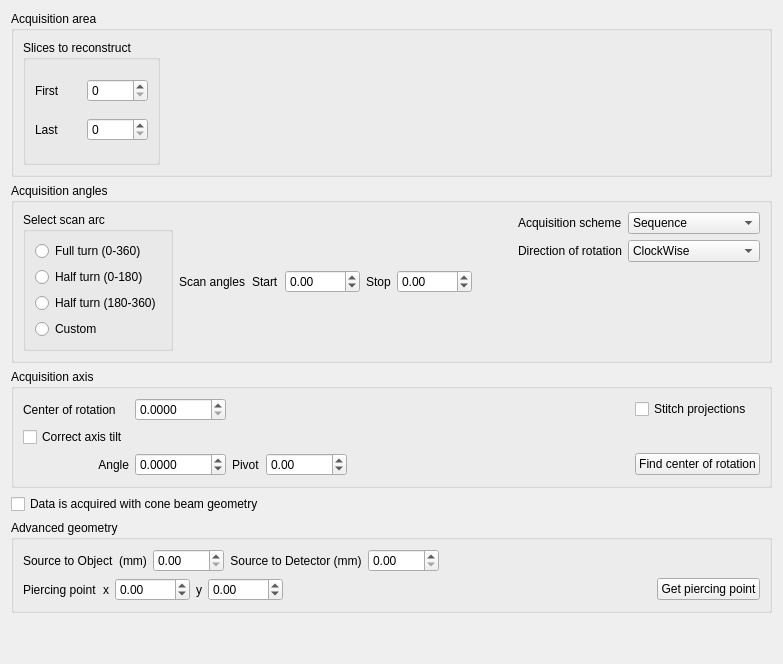
        <widget class="QWidget" name="tabProjInfo">
         <property name="toolTip">
          <string>Provide acquistion geometry for the reconstruction</string>
         </property>
         <attribute name="title">
          <string>Reconstruction geometry</string>
         </attribute>
         <layout class="QVBoxLayout" name="verticalLayout">
          <item>
           <widget class="QGroupBox" name="groupBox_AcquisitionArea">
            <property name="styleSheet">
             <string notr="true">QGroupBox#groupBox_AcquisitionArea {font: bold 1.75em}</string>
            </property>
            <property name="title">
             <string>Acquisition area</string>
            </property>
            <layout class="QVBoxLayout" name="verticalLayout_15">
             <item>
              <layout class="QHBoxLayout" name="horizontalLayout_2" stretch="0,0,0">
               <item>
                <widget class="QGroupBox" name="groupBox">
                 <property name="minimumSize">
                  <size>
                   <width>0</width>
                   <height>0</height>
                  </size>
                 </property>
                 <property name="toolTip">
                  <string>Selects first and last slice to reconstruct. Coordinates are absolute to the image.</string>
                 </property>
                 <property name="title">
                  <string>Slices to reconstruct</string>
                 </property>
                 <layout class="QGridLayout" name="gridLayout_4">
                  <item row="0" column="0">
                   <widget class="QLabel" name="label_50">
                    <property name="text">
                     <string>First</string>
                    </property>
                   </widget>
                  </item>
                  <item row="0" column="1">
                   <widget class="QSpinBox" name="spinSlicesFirst">
                    <property name="toolTip">
                     <string>This is the first slice to reconstruct</string>
                    </property>
                    <property name="maximum">
                     <number>10000</number>
                    </property>
                   </widget>
                  </item>
                  <item row="1" column="0">
                   <widget class="QLabel" name="label_51">
                    <property name="text">
                     <string>Last</string>
                    </property>
                   </widget>
                  </item>
                  <item row="1" column="1">
                   <widget class="QSpinBox" name="spinSlicesLast">
                    <property name="toolTip">
                     <string>This is the last slice to reconstruct.</string>
                    </property>
                    <property name="maximum">
                     <number>10000</number>
                    </property>
                   </widget>
                  </item>
                 </layout>
                </widget>
               </item>
               <item>
                <widget class="QtAddons::uxROIWidget" name="widgetProjectionROI" native="true">
                 <property name="minimumSize">
                  <size>
                   <width>196</width>
                   <height>125</height>
                  </size>
                 </property>
                 <property name="toolTip">
                  <string>Select the active region to reconstruct.</string>
                 </property>
                </widget>
               </item>
               <item>
                <spacer name="horizontalSpacer_2">
                 <property name="orientation">
                  <enum>Qt::Horizontal</enum>
                 </property>
                 <property name="sizeHint" stdset="0">
                  <size>
                   <width>40</width>
                   <height>20</height>
                  </size>
                 </property>
                </spacer>
               </item>
              </layout>
             </item>
            </layout>
           </widget>
          </item>
          <item>
           <widget class="QGroupBox" name="groupBox_AcquisitionAngles">
            <property name="minimumSize">
             <size>
              <width>0</width>
              <height>50</height>
             </size>
            </property>
            <property name="styleSheet">
             <string notr="true">QGroupBox#groupBox_AcquisitionAngles {font: bold 1.75em}</string>
            </property>
            <property name="title">
             <string>Acquisition angles</string>
            </property>
            <layout class="QVBoxLayout" name="verticalLayout_12">
             <item>
              <layout class="QHBoxLayout" name="horizontalLayout_19">
               <item>
                <widget class="QGroupBox" name="groupBox_scanArc">
                 <property name="styleSheet">
                  <string notr="true"/>
                 </property>
                 <property name="title">
                  <string>Select scan arc</string>
                 </property>
                 <layout class="QVBoxLayout" name="verticalLayout_14">
                  <item>
                   <widget class="QRadioButton" name="radioButton_fullTurn">
                    <property name="toolTip">
                     <string>Preset for full turn acquisition</string>
                    </property>
                    <property name="styleSheet">
                     <string notr="true"/>
                    </property>
                    <property name="text">
                     <string>Full turn (0-360)</string>
                    </property>
                   </widget>
                  </item>
                  <item>
                   <widget class="QRadioButton" name="radioButton_halfTurn1">
                    <property name="toolTip">
                     <string>Preset for first half turn acquisition. </string>
                    </property>
                    <property name="styleSheet">
                     <string notr="true"/>
                    </property>
                    <property name="text">
                     <string>Half turn (0-180)</string>
                    </property>
                   </widget>
                  </item>
                  <item>
                   <widget class="QRadioButton" name="radioButton_halfTurn2">
                    <property name="toolTip">
                     <string>Preset for second half turn acquisition.</string>
                    </property>
                    <property name="styleSheet">
                     <string notr="true"/>
                    </property>
                    <property name="text">
                     <string>Half turn (180-360)</string>
                    </property>
                   </widget>
                  </item>
                  <item>
                   <widget class="QRadioButton" name="radioButton_customTurn">
                    <property name="toolTip">
                     <string>Custom scan arc specification.</string>
                    </property>
                    <property name="styleSheet">
                     <string notr="true"/>
                    </property>
                    <property name="text">
                     <string>Custom</string>
                    </property>
                   </widget>
                  </item>
                 </layout>
                </widget>
               </item>
               <item>
                <widget class="QLabel" name="label_31">
                 <property name="styleSheet">
                  <string notr="true"/>
                 </property>
                 <property name="text">
                  <string>Scan angles</string>
                 </property>
                </widget>
               </item>
               <item>
                <layout class="QHBoxLayout" name="horizontalLayout_20">
                 <item>
                  <widget class="QLabel" name="label_52">
                   <property name="styleSheet">
                    <string notr="true"/>
                   </property>
                   <property name="text">
                    <string>Start</string>
                   </property>
                   <property name="scaledContents">
                    <bool>false</bool>
                   </property>
                  </widget>
                 </item>
                 <item>
                  <widget class="QDoubleSpinBox" name="dspinAngleStart">
                   <property name="toolTip">
                    <string>First acquisition angle</string>
                   </property>
                   <property name="styleSheet">
                    <string notr="true"/>
                   </property>
                   <property name="minimum">
                    <double>-1000.000000000000000</double>
                   </property>
                   <property name="maximum">
                    <double>2000.000000000000000</double>
                   </property>
                  </widget>
                 </item>
                 <item>
                  <widget class="QLabel" name="label_53">
                   <property name="styleSheet">
                    <string notr="true"/>
                   </property>
                   <property name="text">
                    <string>Stop</string>
                   </property>
                  </widget>
                 </item>
                 <item>
                  <widget class="QDoubleSpinBox" name="dspinAngleStop">
                   <property name="toolTip">
                    <string>Last acquisition angle</string>
                   </property>
                   <property name="styleSheet">
                    <string notr="true"/>
                   </property>
                   <property name="minimum">
                    <double>-1000.000000000000000</double>
                   </property>
                   <property name="maximum">
                    <double>2000.000000000000000</double>
                   </property>
                  </widget>
                 </item>
                </layout>
               </item>
               <item>
                <spacer name="horizontalSpacer_9">
                 <property name="orientation">
                  <enum>Qt::Horizontal</enum>
                 </property>
                 <property name="sizeHint" stdset="0">
                  <size>
                   <width>40</width>
                   <height>20</height>
                  </size>
                 </property>
                </spacer>
               </item>
               <item>
                <layout class="QVBoxLayout" name="verticalLayout_8">
                 <item>
                  <layout class="QFormLayout" name="formLayout_2">
                   <item row="0" column="0">
                    <widget class="QLabel" name="label_7">
                     <property name="styleSheet">
                      <string notr="true"/>
                     </property>
                     <property name="text">
                      <string>Acquisition scheme</string>
                     </property>
                    </widget>
                   </item>
                   <item row="0" column="1">
                    <widget class="QComboBox" name="comboDataSequence">
                     <property name="toolTip">
                      <string>Selects the order in which the projections were acquired. Sequence is the typical CT scan, while golden ratio is a special acquisition case.</string>
                     </property>
                     <property name="styleSheet">
                      <string notr="true"/>
                     </property>
                     <item>
                      <property name="text">
                       <string>Sequence</string>
                      </property>
                     </item>
                     <item>
                      <property name="text">
                       <string>Golden ratio</string>
                      </property>
                     </item>
                    </widget>
                   </item>
                   <item row="1" column="0">
                    <widget class="QLabel" name="label_33">
                     <property name="text">
                      <string>Direction of rotation</string>
                     </property>
                    </widget>
                   </item>
                   <item row="1" column="1">
                    <widget class="QComboBox" name="comboDirRotation">
                     <property name="sizePolicy">
                      <sizepolicy hsizetype="Minimum" vsizetype="Fixed">
                       <horstretch>0</horstretch>
                       <verstretch>0</verstretch>
                      </sizepolicy>
                     </property>
                     <property name="toolTip">
                      <string extracomment="select direction of rotation ">Turning direction of the CT scan.</string>
                     </property>
                     <item>
                      <property name="text">
                       <string>ClockWise</string>
                      </property>
                     </item>
                     <item>
                      <property name="text">
                       <string>CounterClockWise</string>
                      </property>
                     </item>
                    </widget>
                   </item>
                  </layout>
                 </item>
                </layout>
               </item>
              </layout>
             </item>
            </layout>
           </widget>
          </item>
          <item>
           <widget class="QGroupBox" name="groupBox_AcquisitionAxis">
            <property name="styleSheet">
             <string notr="true">QGroupBox#groupBox_AcquisitionAxis {font: bold 1.75em}</string>
            </property>
            <property name="title">
             <string>Acquisition axis</string>
            </property>
            <layout class="QGridLayout" name="gridLayout_8">
             <item row="4" column="5">
              <widget class="QPushButton" name="button_FindCenter">
               <property name="sizePolicy">
                <sizepolicy hsizetype="Fixed" vsizetype="Fixed">
                 <horstretch>0</horstretch>
                 <verstretch>0</verstretch>
                </sizepolicy>
               </property>
               <property name="toolTip">
                <string>Opens a wizard to estimate the position of acquisition axis.</string>
               </property>
               <property name="styleSheet">
                <string notr="true"/>
               </property>
               <property name="text">
                <string>Find center of rotation</string>
               </property>
              </widget>
             </item>
             <item row="1" column="5">
              <widget class="QCheckBox" name="check_stitchprojections">
               <property name="toolTip">
                <string>Stitch projections in the center if the data was acquired with translated center of rotation.</string>
               </property>
               <property name="styleSheet">
                <string notr="true"/>
               </property>
               <property name="text">
                <string>Stitch projections</string>
               </property>
              </widget>
             </item>
             <item row="4" column="1">
              <widget class="QDoubleSpinBox" name="dspinTiltAngle">
               <property name="toolTip">
                <string>Tilt angle of the acquistion axis. Can be found using store geometry.</string>
               </property>
               <property name="styleSheet">
                <string notr="true"/>
               </property>
               <property name="decimals">
                <number>4</number>
               </property>
               <property name="minimum">
                <double>-10.000000000000000</double>
               </property>
               <property name="maximum">
                <double>10.000000000000000</double>
               </property>
               <property name="singleStep">
                <double>0.100000000000000</double>
               </property>
              </widget>
             </item>
             <item row="1" column="4">
              <spacer name="horizontalSpacer_10">
               <property name="orientation">
                <enum>Qt::Horizontal</enum>
               </property>
               <property name="sizeHint" stdset="0">
                <size>
                 <width>40</width>
                 <height>20</height>
                </size>
               </property>
              </spacer>
             </item>
             <item row="1" column="1">
              <widget class="QDoubleSpinBox" name="dspinRotationCenter">
               <property name="toolTip">
                <string>The acquisition center of rotation on the projection. Postion is given in pixels relative to projection ROI x0. Subpixel values are recommended.</string>
               </property>
               <property name="styleSheet">
                <string notr="true"/>
               </property>
               <property name="decimals">
                <number>4</number>
               </property>
               <property name="maximum">
                <double>10000.000000000000000</double>
               </property>
               <property name="singleStep">
                <double>0.100000000000000</double>
               </property>
              </widget>
             </item>
             <item row="2" column="0">
              <widget class="QCheckBox" name="checkCorrectTilt">
               <property name="sizePolicy">
                <sizepolicy hsizetype="Maximum" vsizetype="Fixed">
                 <horstretch>0</horstretch>
                 <verstretch>0</verstretch>
                </sizepolicy>
               </property>
               <property name="toolTip">
                <string>Activates axis tilt correction.</string>
               </property>
               <property name="styleSheet">
                <string notr="true"/>
               </property>
               <property name="text">
                <string>Correct axis tilt</string>
               </property>
              </widget>
             </item>
             <item row="4" column="2">
              <widget class="QLabel" name="label_tiltPivot">
               <property name="styleSheet">
                <string notr="true"/>
               </property>
               <property name="text">
                <string>Pivot</string>
               </property>
               <property name="buddy">
                <cstring>dspinTiltPivot</cstring>
               </property>
              </widget>
             </item>
             <item row="4" column="3">
              <widget class="QDoubleSpinBox" name="dspinTiltPivot">
               <property name="toolTip">
                <string>This is the slice where the center of rotation is exact.</string>
               </property>
               <property name="styleSheet">
                <string notr="true"/>
               </property>
               <property name="minimum">
                <double>-10000.000000000000000</double>
               </property>
               <property name="maximum">
                <double>10000.000000000000000</double>
               </property>
              </widget>
             </item>
             <item row="4" column="0">
              <widget class="QLabel" name="label_tiltAngle">
               <property name="layoutDirection">
                <enum>Qt::LeftToRight</enum>
               </property>
               <property name="styleSheet">
                <string notr="true"/>
               </property>
               <property name="text">
                <string>Angle</string>
               </property>
               <property name="alignment">
                <set>Qt::AlignRight|Qt::AlignTrailing|Qt::AlignVCenter</set>
               </property>
               <property name="buddy">
                <cstring>dspinTiltAngle</cstring>
               </property>
              </widget>
             </item>
             <item row="1" column="0">
              <widget class="QLabel" name="label_32">
               <property name="sizePolicy">
                <sizepolicy hsizetype="Preferred" vsizetype="Preferred">
                 <horstretch>0</horstretch>
                 <verstretch>0</verstretch>
                </sizepolicy>
               </property>
               <property name="styleSheet">
                <string notr="true"/>
               </property>
               <property name="text">
                <string>Center of rotation</string>
               </property>
              </widget>
             </item>
            </layout>
           </widget>
          </item>
          <item>
           <widget class="QCheckBox" name="checkCBCT">
            <property name="toolTip">
             <string>Activate fields to specify cone beam geometry.</string>
            </property>
            <property name="text">
             <string>Data is acquired with cone beam geometry</string>
            </property>
           </widget>
          </item>
          <item>
           <widget class="QGroupBox" name="groupBox_ConeBeamGeometry">
            <property name="styleSheet">
             <string notr="true">QGroupBox#groupBox_ConeBeamGeometry {font: bold 1.75em}</string>
            </property>
            <property name="title">
             <string>Advanced geometry</string>
            </property>
            <layout class="QVBoxLayout" name="verticalLayout_10">
             <item>
              <layout class="QHBoxLayout" name="horizontalLayout_10">
               <item>
                <widget class="QLabel" name="label_29">
                 <property name="text">
                  <string>Source to Object  (mm)</string>
                 </property>
                 <property name="alignment">
                  <set>Qt::AlignCenter</set>
                 </property>
                </widget>
               </item>
               <item>
                <widget class="QDoubleSpinBox" name="dspinSOD">
                 <property name="toolTip">
                  <string>Cone beam reconstruction needs the distances from source to sample as part of the acquisiton geometry.</string>
                 </property>
                 <property name="maximum">
                  <double>9999.989999999999782</double>
                 </property>
                </widget>
               </item>
               <item>
                <widget class="QLabel" name="label_28">
                 <property name="text">
                  <string>Source to Detector (mm)</string>
                 </property>
                 <property name="alignment">
                  <set>Qt::AlignCenter</set>
                 </property>
                </widget>
               </item>
               <item>
                <widget class="QDoubleSpinBox" name="dspinSDD">
                 <property name="toolTip">
                  <string>Cone beam reconstruction needs the distances from source to detector distance as part of the acquisiton geometry.</string>
                 </property>
                 <property name="maximum">
                  <double>9999.989999999999782</double>
                 </property>
                </widget>
               </item>
               <item>
                <spacer name="horizontalSpacer">
                 <property name="orientation">
                  <enum>Qt::Horizontal</enum>
                 </property>
                 <property name="sizeHint" stdset="0">
                  <size>
                   <width>40</width>
                   <height>20</height>
                  </size>
                 </property>
                </spacer>
               </item>
              </layout>
             </item>
             <item>
              <layout class="QHBoxLayout" name="horizontalLayout_16">
               <item>
                <widget class="QLabel" name="label_56">
                 <property name="text">
                  <string>Piercing point</string>
                 </property>
                </widget>
               </item>
               <item>
                <layout class="QHBoxLayout" name="horizontalLayout_23">
                 <item>
                  <widget class="QLabel" name="label_57">
                   <property name="text">
                    <string>x</string>
                   </property>
                  </widget>
                 </item>
                 <item>
                  <widget class="QDoubleSpinBox" name="dspinPiercPointX">
                   <property name="toolTip">
                    <string>x-coordinate of the piercing point. </string>
                   </property>
                   <property name="decimals">
                    <number>2</number>
                   </property>
                   <property name="minimum">
                    <double>-1000.000000000000000</double>
                   </property>
                   <property name="maximum">
                    <double>9999.989999999999782</double>
                   </property>
                   <property name="singleStep">
                    <double>1.000000000000000</double>
                   </property>
                  </widget>
                 </item>
                 <item>
                  <widget class="QLabel" name="label_58">
                   <property name="text">
                    <string>y</string>
                   </property>
                  </widget>
                 </item>
                 <item>
                  <widget class="QDoubleSpinBox" name="dspinPiercPointY">
                   <property name="toolTip">
                    <string>y-coordinate of the piercing point. </string>
                   </property>
                   <property name="minimum">
                    <double>-1000.000000000000000</double>
                   </property>
                   <property name="maximum">
                    <double>9999.989999999999782</double>
                   </property>
                  </widget>
                 </item>
                </layout>
               </item>
               <item>
                <spacer name="horizontalSpacer_13">
                 <property name="orientation">
                  <enum>Qt::Horizontal</enum>
                 </property>
                 <property name="sizeHint" stdset="0">
                  <size>
                   <width>40</width>
                   <height>20</height>
                  </size>
                 </property>
                </spacer>
               </item>
               <item>
                <widget class="QPushButton" name="buttonGetPP">
                 <property name="toolTip">
                  <string>Estimate the position of the piercing point using the open beam image.</string>
                 </property>
                 <property name="text">
                  <string>Get piercing point</string>
                 </property>
                </widget>
               </item>
              </layout>
             </item>
            </layout>
           </widget>
          </item>
          <item>
           <spacer name="verticalSpacer_7">
            <property name="orientation">
             <enum>Qt::Vertical</enum>
            </property>
            <property name="sizeHint" stdset="0">
             <size>
              <width>20</width>
              <height>40</height>
             </size>
            </property>
           </spacer>
          </item>
         </layout>
        </widget>
